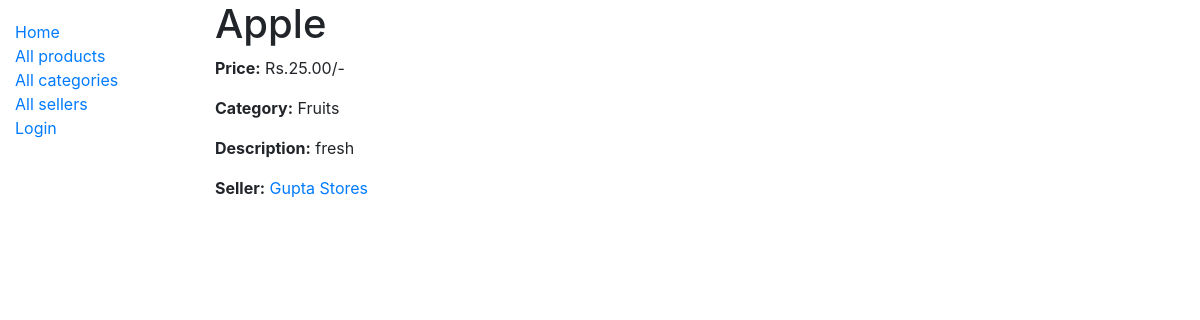
The app's page /market/product/2 with its own data.
### market/models.py (models this page shows, shortened)
class Product(models.Model):
    name = models.CharField(max_length=50)
    price = models.DecimalField(max_digits=8, decimal_places=2)
    description = models.TextField(max_length=1000, help_text='brief description of the product')
    image_url = models.URLField(max_length=200, null=True, blank=True)
    seller = models.ForeignKey(Seller, on_delete=models.SET_NULL, null=True)
    category = models.ManyToManyField(Category, help_text='Categories for this product')

class Category(models.Model):
    name = models.CharField(max_length=50, help_text='Product category')
    def __str__(self):
        return self.name

class Seller(models.Model):
    name = models.CharField(max_length=60)
    phone = PhoneNumberField(null=False, blank=False, unique=True)
    address = models.TextField(max_length=500, null=True)
    def __str__(self):
        return self.name

### market/views.py (the view)
# urls.py: path('product/<int:pk>', views.ProductDetailView.as_view(), name='product-detail'),
class ProductDetailView(generic.DetailView):
    model = Product

### market/templates/market/product_detail.html
{% extends "base_generic.html" %}
{% block content %}
    <h1> {{ product.name }}</h1>
    <p><strong>Price:</strong> Rs.{{ product.price }}/-</p>
    <p><strong>Category:</strong> {% for category in product.category.all %} {{ category }}{% if not forloop.last %}, {% endif %}{% endfor %}</p>
    <p><strong>Description:</strong> {{ product.description }}</p>
    <p><strong>Seller:</strong> <a href="{% url 'seller-detail' product.seller.pk %}">{{ product.seller }}</a></p>
{% endblock %}

### records on screen
Product: name "Apple", price "25.00", description "fresh", seller "Gupta Stores"
Category: name "Fruits"
